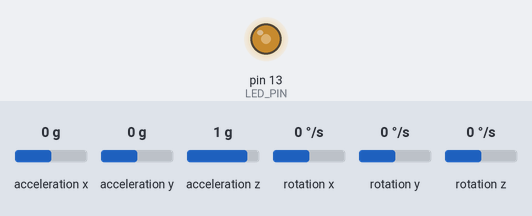
This sketch was run on a simulated Arduino Uno, built with avr-gcc and run on an emulated ATmega328P. Parts: output pins drawn as LEDs (lit = HIGH). The inputs (shaded band) are chosen by the test bench; at power-on: acceleration x 0 g, acceleration y 0 g, acceleration z 1 g, rotation x 0 °/s, rotation y 0 °/s, rotation z 0 °/s. What the sketch prints to the serial monitor is not drawn.

Above: at 1.01 s.
1.3 s: acceleration x set to -1.4 g
4.3 s: acceleration y set to -1.4 g
7.3 s: acceleration z set to -1.4 g
10.3 s: rotation x set to -192 °/s
13.3 s: rotation y set to -192 °/s
16.3 s: rotation z set to -192 °/s
Timing chart, 0 to 19.0 s (numbered marks = the images above; inputs shaded):
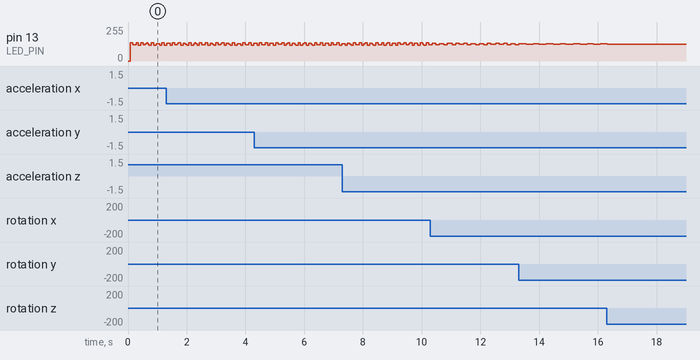

Measured:
- after the input at 16.3 s, pin 13 (LED_PIN): goes on until 16.3 s, then stays 124/255

The sketch:

Gyro.ino
```cpp
//From Freenove kit with Teapot video tutorial library

#include "I2Cdev.h"
#include "MPU6050.h"

#if I2CDEV_IMPLEMENTATION == I2CDEV_ARDUINO_WIRE
  #include "Wire.h"
#endif

MPU6050 gyro;

int16_t ax, ay, az;
int16_t gx, gy, gz;

#define OUTPUT_READABLE_ACCELGYRO

#define LED_PIN 13
bool blinkState = false;

void setup(){
  #if I2CDEV_IMPLEMENTATION == I2CDEV_ARDUINO_WIRE
        Wire.begin();
  #elif I2CDEV_IMPLEMENTATION == I2CDEV_BUILTIN_FASTWIRE
        Fastwire::setup(400, true);
  #endif
  Serial.begin(250000);
  Serial.println("Initializing I2C devices...");
  //Wire.begin();
  gyro.initialize();
  Serial.println("Testing device connections...");
  if(gyro.testConnection()){
    Serial.println("MPU6050 Connection successful");
  }
  else{
    Serial.println("MPU6050 Connection failed");
    while(1);
  }
  Serial.print("X,Y,Z offset :\t");
  Serial.print(gyro.getXAccelOffset()); Serial.print("\t");
  Serial.print(gyro.getYAccelOffset()); Serial.print("\t");
  Serial.print(gyro.getZAccelOffset()); Serial.print("\t");

  pinMode(LED_PIN, OUTPUT);
}

void loop(){
  gyro.getMotion6(&ax, &ay, &az, &gx, &gy, &gz);

  #ifdef OUTPUT_READABLE_ACCELGYRO
  Serial.print("a/g:\t");
  Serial.print((float)ax/16384); Serial.print("\t");
  Serial.print((float)ay/16384); Serial.print("\t");
  Serial.print((float)az/16384); Serial.print("\t");
  Serial.print((float)gx/131); Serial.print("\t");
  Serial.print((float)gy/131); Serial.print("\t");
  Serial.print((float)gz/131); //Serial.println("\t");
  #endif

  blinkState = !blinkState;
  digitalWrite(LED_PIN, blinkState);
}
```
